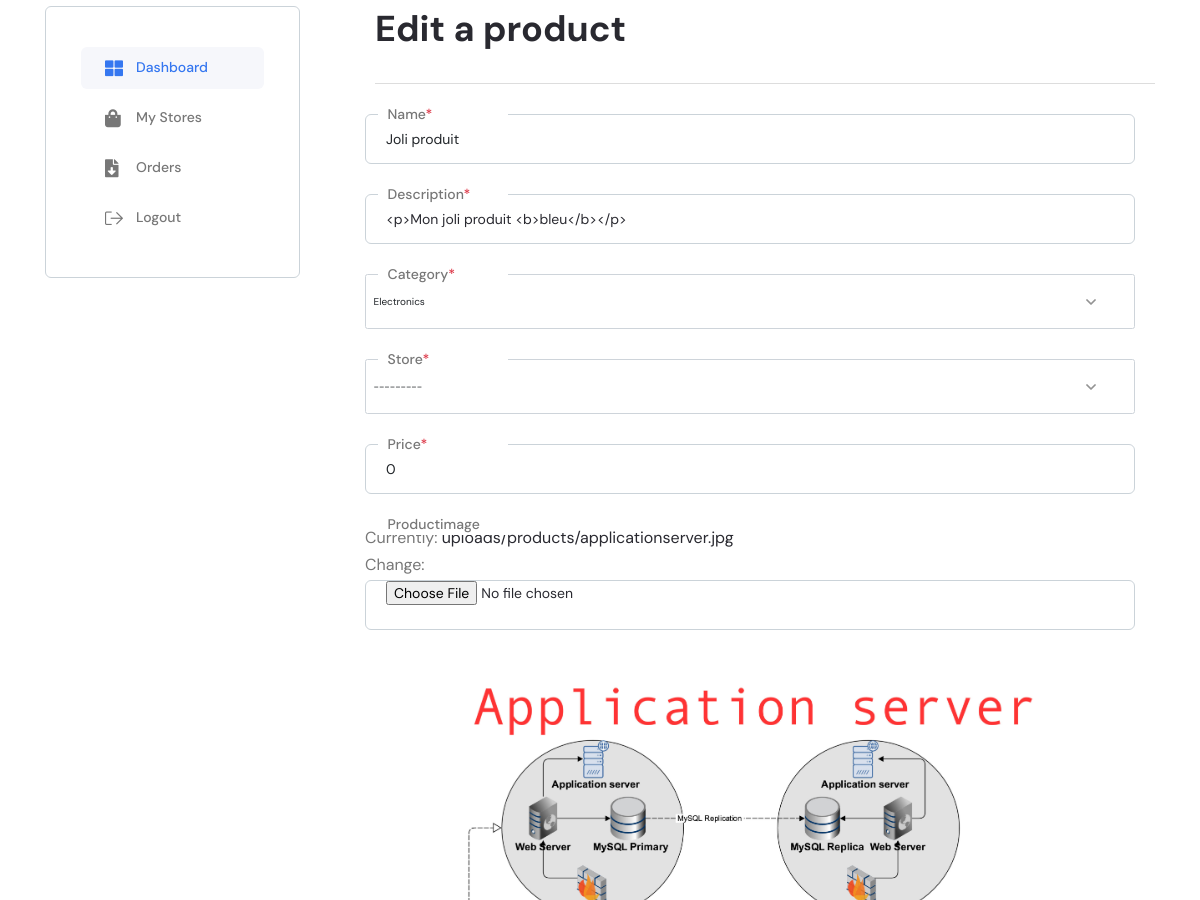
/store/edit-product/6 (signed in, middle part), run on an earlier commit of the app's database.
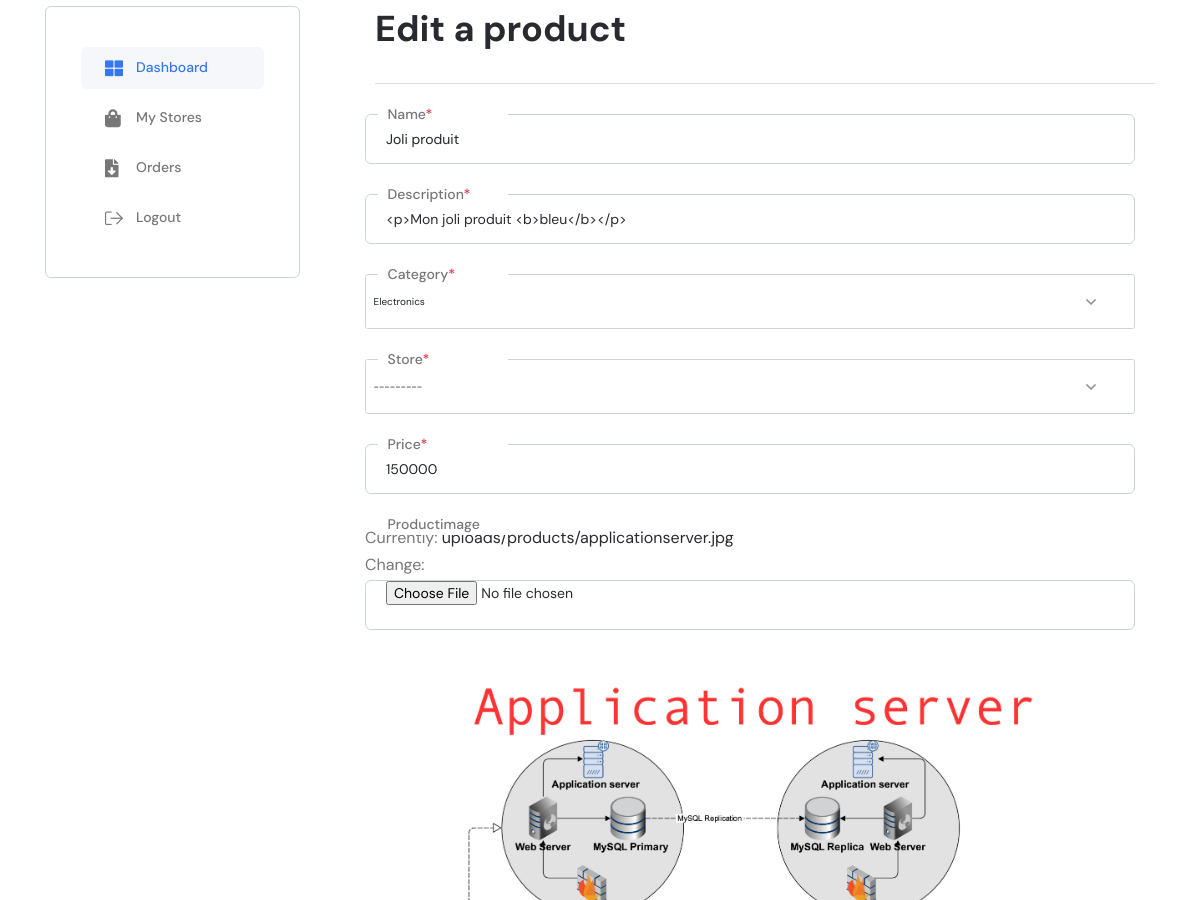
And on a later commit of the database.
### store/models.py (models this page shows, shortened)
class Product(models.Model):
    name = models.CharField(max_length=50)
    description = models.TextField()
    productimage = models.ImageField(upload_to='uploads/products/%Y/%m/%d')
    price = models.IntegerField(default=0)
    category = models.ForeignKey(Category, on_delete=models.CASCADE)
    store = models.ForeignKey(Store, on_delete=models.CASCADE)
    datecreation = models.DateTimeField(auto_now_add=True)
    dateupdated = models.DateTimeField(auto_now=True)
    productimage_thumbnail = ImageSpecField(source='productimage',
                                     processors=[ResizeToFill(350, 200)],
                                     format='JPEG',
                                     options={'quality': 60})  # < here
    class Meta:
        ordering = ['name']
        indexes = [
            models.Index(fields=['name']),
            models.Index(fields=['-datecreation']),
        ]

### store/views.py (the view, shortened to what this page needs)
# urls.py: path('edit-product/<int:pk>', ProductUpdateView.as_view(),
class ProductUpdateView(LoginRequiredMixin, UpdateView, SuccessMessageMixin):
    template_name = 'product/edit-product.html'
    model = Product
    form_class = ProductForm
    context_object_name = 'product'
    success_message = 'Product edited successfully'
    def get_object(self, queryset=None):
        obj = super(ProductUpdateView, self).get_object()
        return obj
    def get_form_kwargs(self):
        kwargs = super(ProductUpdateView, self).get_form_kwargs()
        kwargs['user'] = self.request.user
        return kwargs

### cart/cart.py (called while the page is built)
    def __len__(self):
        return sum(item['quantity'] for item in self.cart.values())

### cart/context_processors.py (called while the page is built)
def cart(request):
    return {'cart': Cart(request)}

### frontend/models.py (called while the page is built)
    def __str__(self):
        return self.nom + " " + self.prenom + " " +self.telephone

### store/context_processors.py (called while the page is built)
def add_datas_to_context(request):
    if request.user.is_authenticated and not request.user.is_admin:
        utilisateur = Utilisateur.objects.get(email=request.user.email)
        thestores = Store.objects.filter(proprietary=utilisateur)
        nbre = len(thestores)
    else:
        nbre = -1
    return {
        'has_stores': True if nbre > 0 else False
    }

### store/models.py (called while the page is built)
    def __str__(self):
        return self.name

    def __str__(self):
        return self.name

### store/templates/product/edit-product.html (shortened to what this page needs)
{% extends 'base.html' %}
{% load static %}
{% block css %}
    <link rel="stylesheet" href="{% static 'assets/css/vendor/bootstrap.min.css' %}">
    <link rel="stylesheet" href="{% static 'assets/css/vendor/font-awesome.css' %}">
    <link rel="stylesheet" href="{% static 'assets/css/vendor/flaticon/flaticon.css' %}">
    <link rel="stylesheet" href="{% static 'assets/css/vendor/slick.css' %}">
    <link rel="stylesheet" href="{% static 'assets/css/vendor/slick-theme.css' %}">
    <link rel="stylesheet" href="{% static 'assets/css/vendor/jquery-ui.min.css' %}">
    <link rel="stylesheet" href="{% static 'assets/css/vendor/sal.css' %}">
    <link rel="stylesheet" href="{% static 'assets/css/vendor/magnific-popup.css' %}">
    <link rel="stylesheet" href="{% static 'assets/css/vendor/base.css' %}">
    <link rel="stylesheet" href="{% static 'assets/css/style.min.css' %}">
     <link href="https://cdn.jsdelivr.net/npm/summernote@0.8.18/dist/summernote-bs4.min.css" rel="stylesheet">
{% endblock %}
{% block content %}
    <main class="main-wrapper">
        <div class="axil-dashboard-area axil-section-gap">
            <div class="container">
                <div class="axil-dashboard-warp">
                    <div class="row">
                        <div class="col-xl-3 col-md-4">
                            <aside class="axil-dashboard-aside">
                                <nav class="axil-dashboard-nav">
                                    {% include 'myaccount/aside.html' %}
                                </nav>
                            </aside>
                        </div>
                        <div class="col-xl-9 col-md-8">
                            <div class="tab-content">
                                <div class="tab-pane fade show active" id="nav-dashboard" role="tabpanel">
                                    <div class="axil-dashboard-overview">
                                        <div class="h2">Edit a product</div>
                                        <hr/>
                                        <form method="POST" enctype="multipart/form-data">
                                            <div class="row row--10">
                                                {% for field in form %}
                                                    <div class="row">
                                                        <div class="form-group">
                                                            <label class="col-sm-2 form-label"
                                                                   for="{{ field.id_for_label }}">{{ field.label }}</label>
                                                            {{ field }}
                                                        </div>
                                                    </div>
                                                    <div class="row">
                                                    {% if field.name == 'productimage' %}
                                                        <img src="{{ field.value.url }}" class="img-fluid m-2" alt="{{ field.name }}">
                                                    {% endif  %}
                                                    </div>
                                                {% endfor %}
                                            </div>
                                        </form>
                                    </div>
                                </div>
                            </div>
                        </div>
                    </div>
                </div>
            </div>
        </div>
    </main>
{% endblock %}

What changed in the data, as far as the page shows it:
changed Product "Joli produit": price "0" → "150000"
